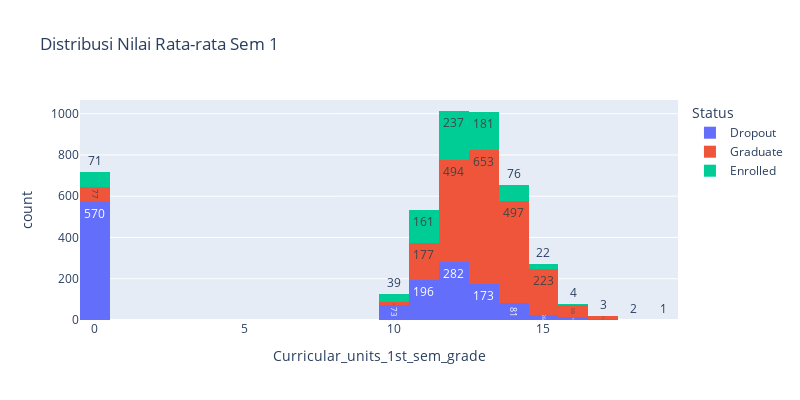
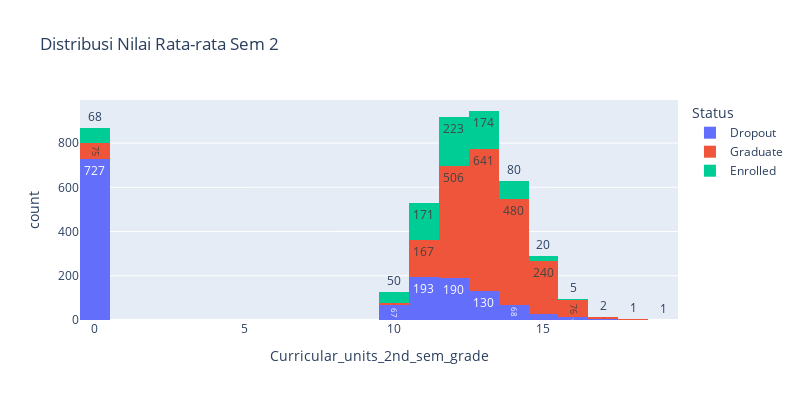

Write notebook code for charts like these, in order.
### Markdown cell above
#### Distribusi Rata-rata Nilai Semester

Melihat kinerja di tiap semester untuk mendeteksi penurunan atau konsistensi nilai.

### Code cell
# Semester 1
fig = px.histogram(
    df,
    x='Curricular_units_1st_sem_grade',
    nbins=30,
    title='Distribusi Nilai Rata-rata Sem 1',
    text_auto=True, height=400, width=800, color='Status'
)
fig.show()

# Semester 2
fig = px.histogram(
    df,
    x='Curricular_units_2nd_sem_grade',
    nbins=30,
    title='Distribusi Nilai Rata-rata Sem 2',
    text_auto=True, height=400, width=800, color='Status'
)
fig.show()

### Figure 1 — Plotly figure (JSON) as saved in the notebook; plotly's stock layout.template omitted (floating-point values rounded to 4 significant figures; data arrays with more than 128 entries replaced by an {"elided": "..."} marker saying what was removed)
{"data": [{"alignmentgroup": "True", "bingroup": "x", "hovertemplate": "Status=Dropout<br>Curricular_units_1st_sem_grade=%{x}<br>count=%{y}<extra></extra>", "legendgroup": "Dropout", "marker": {"color": "#636efa", "pattern": {"shape": ""}}, "name": "Dropout", "nbinsx": 30, "offsetgroup": "Dropout", "orientation": "v", "showlegend": true, "texttemplate": "%{value}", "type": "histogram", "x": {"elided": "1421 float values"}, "xaxis": "x", "yaxis": "y"}, {"alignmentgroup": "True", "bingroup": "x", "hovertemplate": "Status=Graduate<br>Curricular_units_1st_sem_grade=%{x}<br>count=%{y}<extra></extra>", "legendgroup": "Graduate", "marker": {"color": "#EF553B", "pattern": {"shape": ""}}, "name": "Graduate", "nbinsx": 30, "offsetgroup": "Graduate", "orientation": "v", "showlegend": true, "texttemplate": "%{value}", "type": "histogram", "x": {"elided": "2209 float values"}, "xaxis": "x", "yaxis": "y"}, {"alignmentgroup": "True", "bingroup": "x", "hovertemplate": "Status=Enrolled<br>Curricular_units_1st_sem_grade=%{x}<br>count=%{y}<extra></extra>", "legendgroup": "Enrolled", "marker": {"color": "#00cc96", "pattern": {"shape": ""}}, "name": "Enrolled", "nbinsx": 30, "offsetgroup": "Enrolled", "orientation": "v", "showlegend": true, "texttemplate": "%{value}", "type": "histogram", "x": {"elided": "794 float values"}, "xaxis": "x", "yaxis": "y"}], "layout": {"barmode": "relative", "height": 400, "legend": {"title": {"text": "Status"}, "tracegroupgap": 0}, "title": {"text": "Distribusi Nilai Rata-rata Sem 1"}, "width": 800, "xaxis": {"anchor": "y", "domain": [0, 1], "title": {"text": "Curricular_units_1st_sem_grade"}}, "yaxis": {"anchor": "x", "domain": [0, 1], "title": {"text": "count"}}}}

### Figure 2 — Plotly figure (JSON) as saved in the notebook; plotly's stock layout.template omitted (floating-point values rounded to 4 significant figures; data arrays with more than 128 entries replaced by an {"elided": "..."} marker saying what was removed)
{"data": [{"alignmentgroup": "True", "bingroup": "x", "hovertemplate": "Status=Dropout<br>Curricular_units_2nd_sem_grade=%{x}<br>count=%{y}<extra></extra>", "legendgroup": "Dropout", "marker": {"color": "#636efa", "pattern": {"shape": ""}}, "name": "Dropout", "nbinsx": 30, "offsetgroup": "Dropout", "orientation": "v", "showlegend": true, "texttemplate": "%{value}", "type": "histogram", "x": {"elided": "1421 float values"}, "xaxis": "x", "yaxis": "y"}, {"alignmentgroup": "True", "bingroup": "x", "hovertemplate": "Status=Graduate<br>Curricular_units_2nd_sem_grade=%{x}<br>count=%{y}<extra></extra>", "legendgroup": "Graduate", "marker": {"color": "#EF553B", "pattern": {"shape": ""}}, "name": "Graduate", "nbinsx": 30, "offsetgroup": "Graduate", "orientation": "v", "showlegend": true, "texttemplate": "%{value}", "type": "histogram", "x": {"elided": "2209 float values"}, "xaxis": "x", "yaxis": "y"}, {"alignmentgroup": "True", "bingroup": "x", "hovertemplate": "Status=Enrolled<br>Curricular_units_2nd_sem_grade=%{x}<br>count=%{y}<extra></extra>", "legendgroup": "Enrolled", "marker": {"color": "#00cc96", "pattern": {"shape": ""}}, "name": "Enrolled", "nbinsx": 30, "offsetgroup": "Enrolled", "orientation": "v", "showlegend": true, "texttemplate": "%{value}", "type": "histogram", "x": {"elided": "794 float values"}, "xaxis": "x", "yaxis": "y"}], "layout": {"barmode": "relative", "height": 400, "legend": {"title": {"text": "Status"}, "tracegroupgap": 0}, "title": {"text": "Distribusi Nilai Rata-rata Sem 2"}, "width": 800, "xaxis": {"anchor": "y", "domain": [0, 1], "title": {"text": "Curricular_units_2nd_sem_grade"}}, "yaxis": {"anchor": "x", "domain": [0, 1], "title": {"text": "count"}}}}
